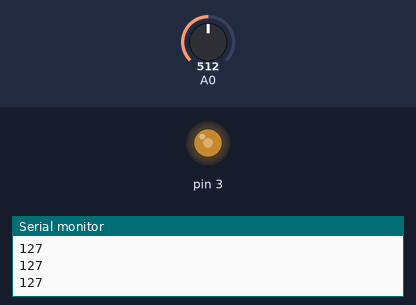
This sketch was run on a simulated Arduino Uno, built with avr-gcc and run on an emulated ATmega328P. Parts: output pins drawn as LEDs (lit = HIGH), the last lines printed to the serial monitor. The test bench sets the inputs (shaded band); at power-on: A0 = 512.

Above: at 1.2 s.
1.3 s: A0 set to 716
At 1.8 s:
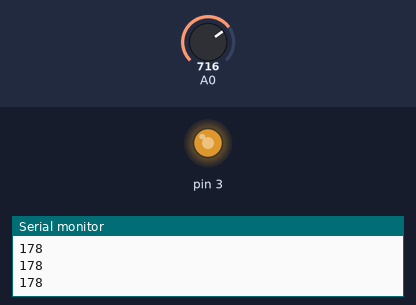
2.8 s: A0 set to 900
At 3.1 s:
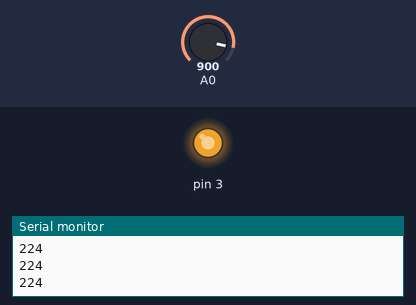
4.3 s: A0 set to 122
At 5.3 s:
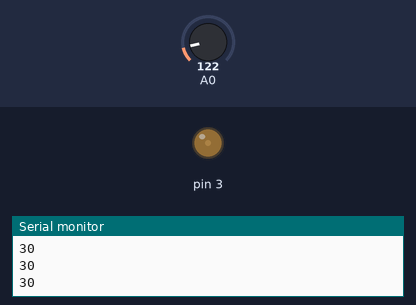
5.8 s: A0 set to 0
At 6.5 s:
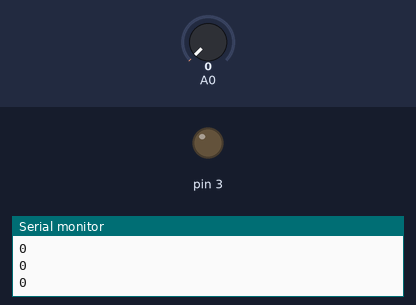
7.3 s: A0 set to 511
At 7.6 s:
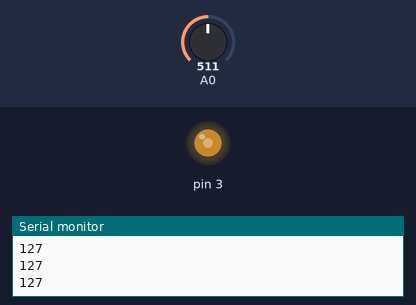
Timing chart, 0 to 9.8 s (numbered marks = the images above; inputs shaded):
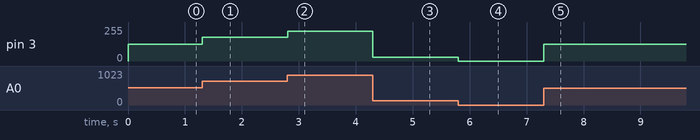

Measured:
- after the input at 1.3 s, pin 3: 127/255 → 178/255 at once
- after the input at 2.8 s, pin 3: 178/255 → 224/255 at once
- after the input at 4.3 s, pin 3: 224/255 → 30/255 at once
- after the input at 5.8 s, pin 3: 30/255 → 0/255 at once
- after the input at 7.3 s, pin 3: 0/255 → 127/255 at once

The sketch:

Analog_read_pot.ino
```cpp
void setup() {

  Serial.begin(9600);
  pinMode(3, OUTPUT);
}

void loop() {

  int pot_value = analogRead(A0);

  int mapped_val = map(pot_value, 0, 1023, 0, 255);

  analogWrite(3, mapped_val);

  Serial.println(mapped_val);
}
```
